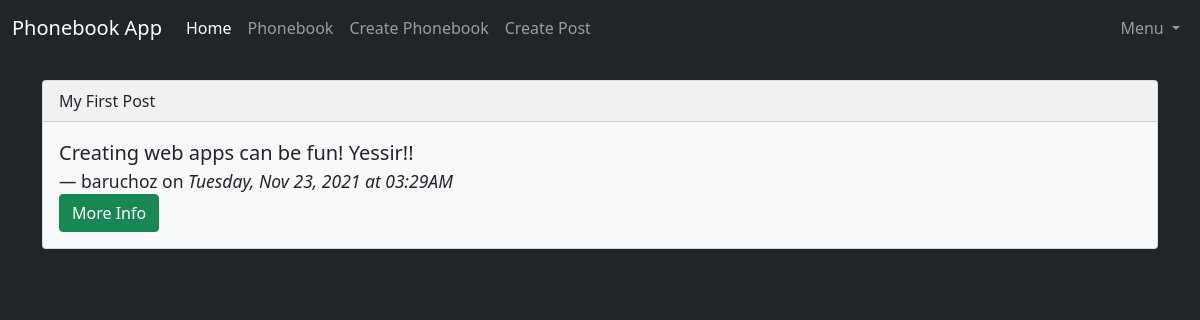
The app's page /my_posts (signed in) with its own data.
### app/models.py (models this page shows, shortened)
class Post(db.Model):
    id = db.Column(db.Integer, primary_key=True)
    title= db.Column(db.String(200))
    content = db.Column(db.String(300))
    date_created = db.Column(db.DateTime, nullable=False, default=datetime.utcnow )
    user_id = db.Column(db.Integer, db.ForeignKey('user.id'), nullable=False)

class User(db.Model, UserMixin):
    id = db.Column(db.Integer, primary_key=True)
    username = db.Column(db.String(150), nullable=False, unique=True)
    email = db.Column(db.String(150), nullable=False, unique=True)
    password = db.Column(db.String(256), nullable=False)
    posts = db.relationship('Post', backref='author', lazy=True)
    phonebooks = db.relationship('Phonebook', backref='author', lazy=True)

### app/routes.py (the view)
@app.route('/my_posts')
@login_required
def my_posts():
    posts = current_user.posts
    return render_template('my_posts.html', posts=posts)

### app/models.py (called while the page is built)
@login_manager.user_loader
def load_user(user_id):
    return User.query.get(user_id)

### app/templates/my_posts.html
{% extends 'base.html' %}
{% block content %}
{% for p in posts %}
    <br>
    <div class="card bg-light text-dark">
        <div class="card-header">
        {{ p.title }}
        </div>
        <div class="card-body">
            <blockquote class="blockquote mb-0">
                <p>{{ p.content }}</p>
                <footer class="blockquote-footer text-dark">{{ p.author.username }} on <cite title="Source Title">
                    {{ p.date_created.strftime('%A, %b %d, %Y at %I:%M%p') }}
                </cite></footer>
            </blockquote>
            <a href="{{ url_for('post_detail', post_id=p.id) }}" class="btn btn-success">More Info</a>
        </div>
    </div>
{% endfor %}
{% endblock content %}

### records on screen
Post: title "My First Post", content "Creating web apps can be fun! Yessir!!", author.username "baruchoz", date_created "Tuesday, Nov 23, 2021 at 03:29AM"
